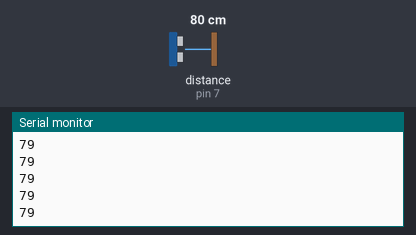
This sketch was run on a simulated Arduino Uno, built with avr-gcc and run on an emulated ATmega328P. Shown: the last lines printed to the serial monitor. Wiring (inferred from the names in the program): ultrasonic range finder: trigger pin 6; echo pin 7. Inputs (shaded band) come from the test bench; at power-on: distance to the obstacle (sensor on pin 7) 80 cm. The echo pulse lasts 58.3 µs per cm.

Above: at 1.2 s.
1.3 s: distance to the obstacle (sensor on pin 7) set to 2 cm
At 1.38 s:
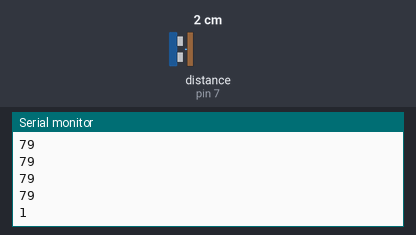
2.8 s: distance to the obstacle (sensor on pin 7) set to 4 cm
At 2.89 s:
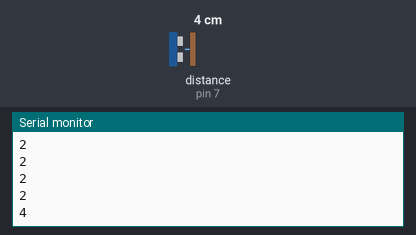
Timing chart, 0 to 5.8 s (numbered marks = the images above; inputs shaded):
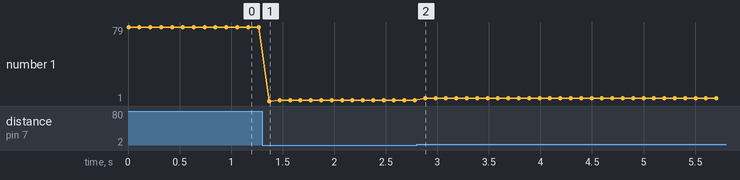

Measured:
- after the input at 1.3 s, the serial monitor: prints a new line after 0.07 s (image 1)
- after the input at 2.8 s, the serial monitor: prints a new line after 0.08 s (image 2)
- plotted number 1: 79 → 2 after the input at 1.3 s, 2 → 4 after the input at 2.8 s

The sketch:

ArduinoCode.ino
```cpp
// Arduino UNO code
#define TRIGGER_PIN 6
#define ECHO_PIN 7

long duration;
int distance;

void setup() {
  pinMode(TRIGGER_PIN, OUTPUT);
  pinMode(ECHO_PIN, INPUT);
  Serial.begin(9600);
}

void loop() {
  digitalWrite(TRIGGER_PIN, LOW);
  delayMicroseconds(2);
  digitalWrite(TRIGGER_PIN, HIGH);
  delayMicroseconds(10);
  digitalWrite(TRIGGER_PIN, LOW);
  duration = pulseIn(ECHO_PIN, HIGH);
  distance = (duration / 2) / 29.1;
  Serial.println(distance);
  delay(100);
}
```
